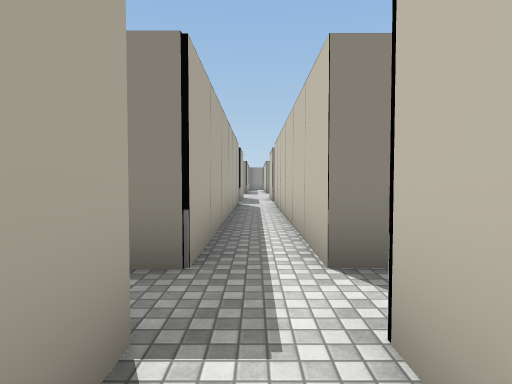
[1] (above)

20 first-person views from a walk through a scene from a Unity 3-D project. The camera is 1.5 m above the floor, tilts 2° down and sees 80° across. The floor is counted in squares, 2 m on a side. Each view is taken from the middle of a square. On the plan, view 1 faces up. The plan holds only what a view shows up to about 10 squares ahead; the rest is blank. The place goes on beyond the plan. The player character is not drawn. Some surface patterns are stand-ins.

[2]
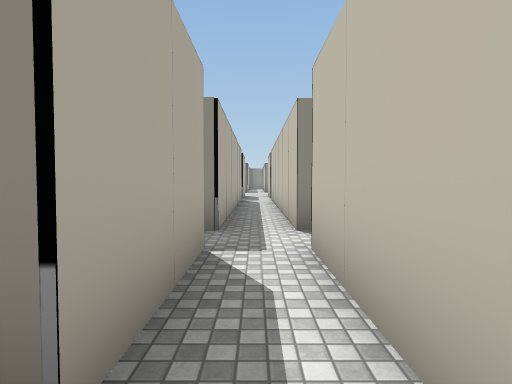

[3]
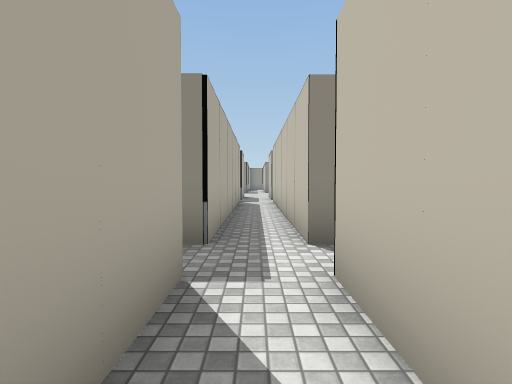

[4]
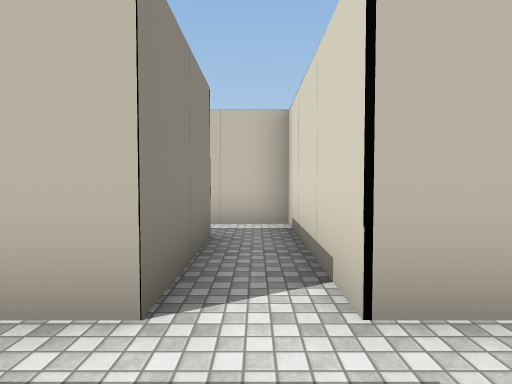

[5]
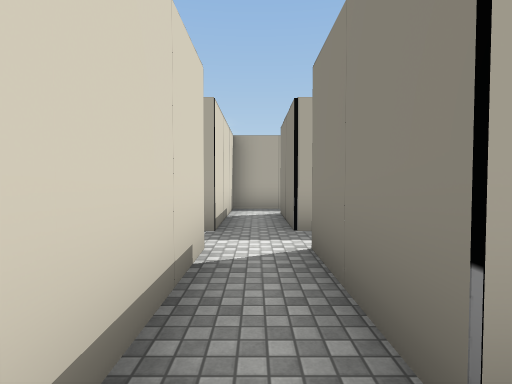

[6]
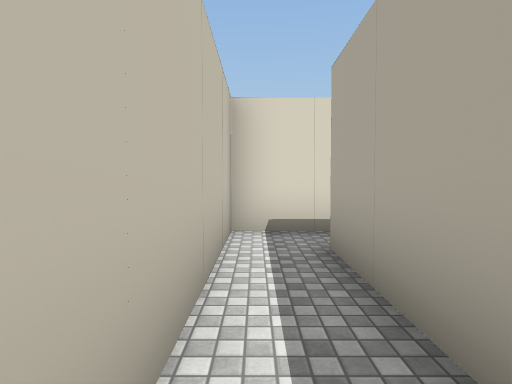

[7]
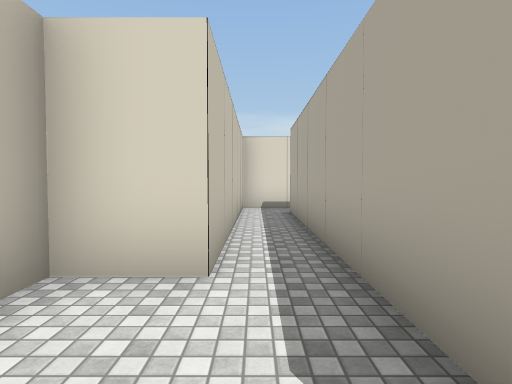

[8]
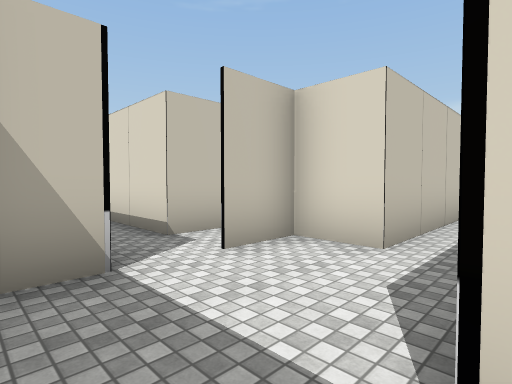

[9]
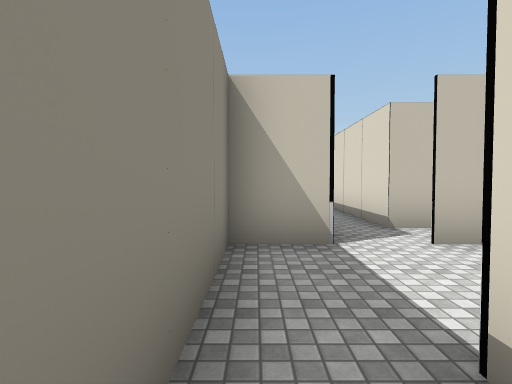

[10]
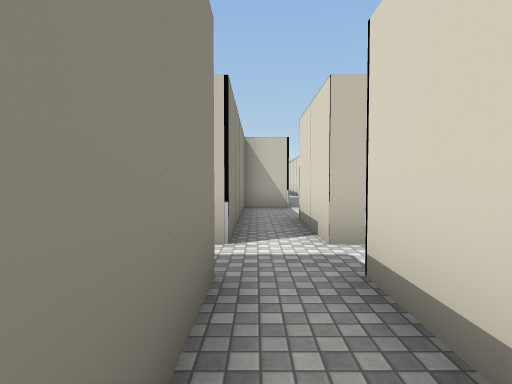

[11]
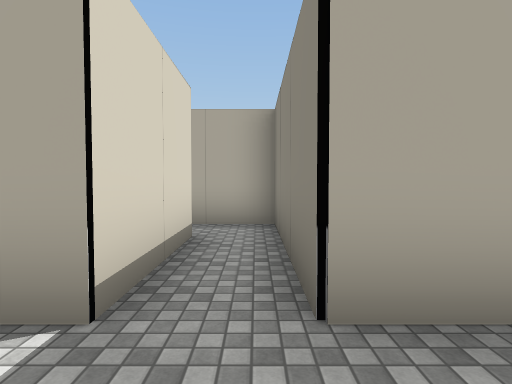

[12]
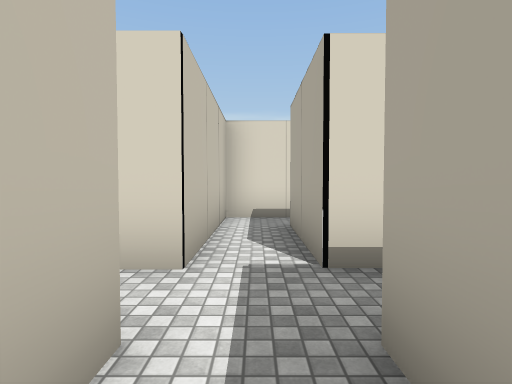

[13]
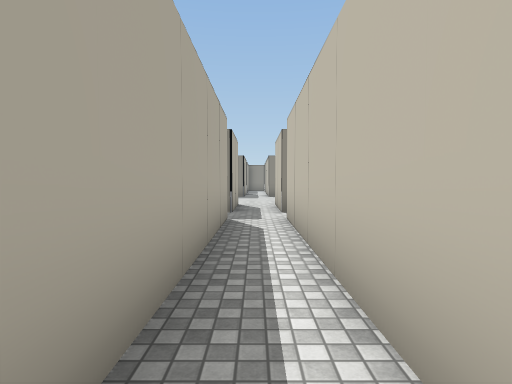

[14]
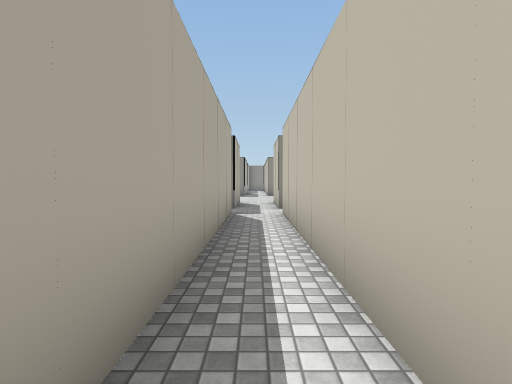

[15]
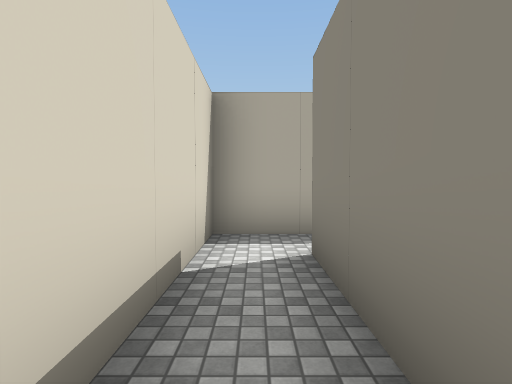

[16]
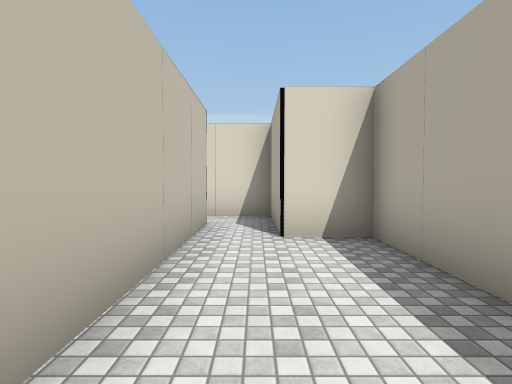

[17]
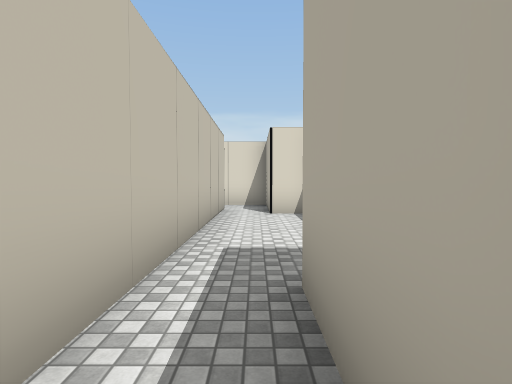

[18]
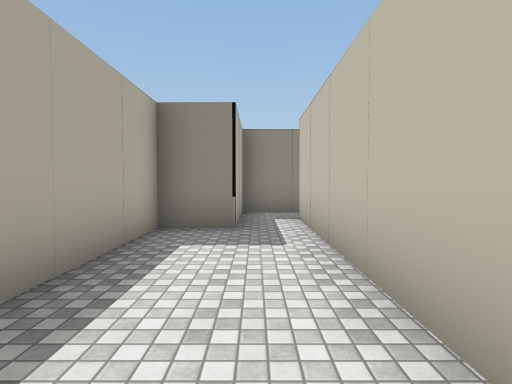

[19]
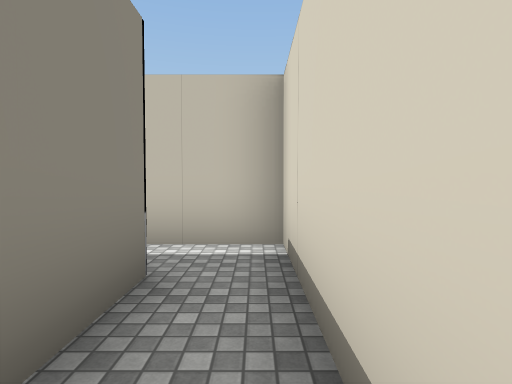

[20]
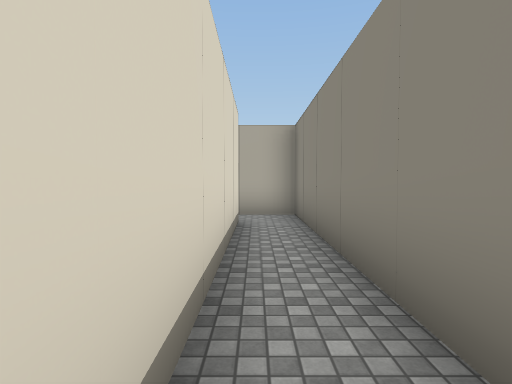

### Floor plan
Ten units are one square. View 1 is at (0, 0); x grows to the right and y downward. Boxes are objects, and circles mark ways between rooms. Rooms are numbered by the first view taken in them; rooms with no view inside come last. Other rooms are left out.
<svg viewBox="-73 -140 147 169">
<path fill="none" stroke="#000" d="M-56 23 6 23 6 -14M-6 -14 -6 11 -68 11 -68 24M-43 -39 -43 -14 -6 -14M-6 -26 -31 -26 -31 -46M56 -76 56 -89M35 -14 44 -14 44 -76M32 -91 32 -26M56 -100 56 -113 36 -113M44 -76 56 -76M69 -79 69 -89M6 -101 32 -101M36 -113 6 -113 6 -135M-6 -134 -6 -113M-31 -101 -6 -101M-6 -113 -43 -113M6 -14 35 -14M32 -26 6 -26 6 -101M-6 -101 -6 -26M-31 -46 -31 -101M-43 -113 -43 -89 -56 -89 -56 -39 -43 -39"/>
<circle cx="0" cy="-10" r="3" fill="#2a7"/>
<circle cx="-10" cy="-20" r="3" fill="#2a7"/>
<circle cx="-40" cy="-50" r="3" fill="#2a7"/>
<circle cx="40" cy="-80" r="3" fill="#2a7"/>
<circle cx="30" cy="-20" r="3" fill="#2a7"/>
<circle cx="30" cy="-110" r="3" fill="#2a7"/>
<circle cx="-10" cy="-110" r="3" fill="#2a7"/>
<circle cx="0" cy="-100" r="3" fill="#2a7"/>
<circle cx="-40" cy="-100" r="3" fill="#2a7"/>
<text x="-20" y="20">1</text>
<text x="-30" y="-20">2</text>
<text x="40" y="-50">3</text>
<text x="50" y="-100">4</text>
<text x="10" y="-110">5</text>
<text x="-30" y="-110">6</text>
<text x="0" y="-50">7</text>
<text x="-40" y="-70">8</text>
</svg>
Room 1 opens to room 7. Room 2 opens to room 7. Room 2 opens to room 8. Room 3 opens to room 4. Room 3 opens to room 7. Room 4 opens to room 5. Room 5 opens to room 6. Room 5 opens to room 7. Room 6 opens to room 8.

Where each view was taken, in squares from view 1:
view 1: 0 up, 0 right, facing up
view 2: 2 down, 0 right, facing up
view 3: 1 down, 0 right, facing up
view 4: 2 up, 1 left, facing right
view 5: 2 up, 4 right, facing left
view 6: 6 up, 4 right, facing down
view 7: 10 up, 4 right, facing down
view 8: 11 up, 3 right, facing down-right
view 9: 11 up, 2 right, facing right
view 10: 11 up, 3 left, facing right
view 11: 11 up, 1 right, facing left
view 12: 4 up, 0 right, facing down
view 13: 4 up, 0 right, facing up
view 14: 3 up, 0 right, facing up
view 15: 2 up, 0 right, facing left
view 16: 8 up, 4 left, facing down
view 17: 11 up, 4 left, facing down
view 18: 4 up, 4 left, facing up
view 19: 2 down, 3 left, facing right
view 20: 2 down, 0 right, facing left
